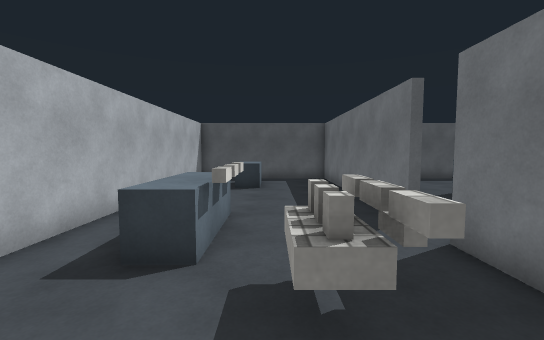
[1] (above)

12 first-person views from a walk through a scene from a Unity 3-D project. The camera is 1.5 m above the floor, tilts 4° down and sees 90° across. The floor is counted in squares, 1 m on a side. Each view is taken from the middle of a square. On the plan, view 1 faces up. The plan holds only what a view shows up to about 14 squares ahead; the rest is blank. The player character is not drawn. Surface patterns are stand-ins for the level's own textures.

[2]
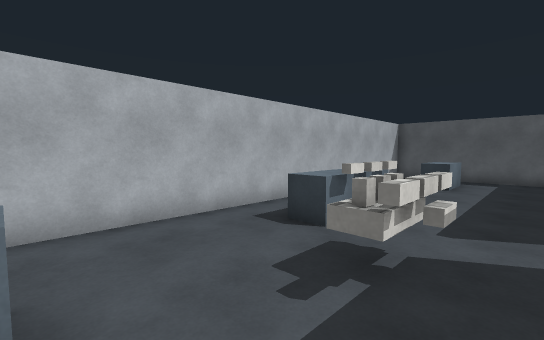

[3]
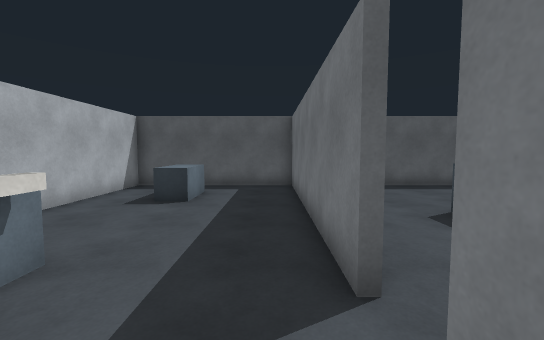

[4]
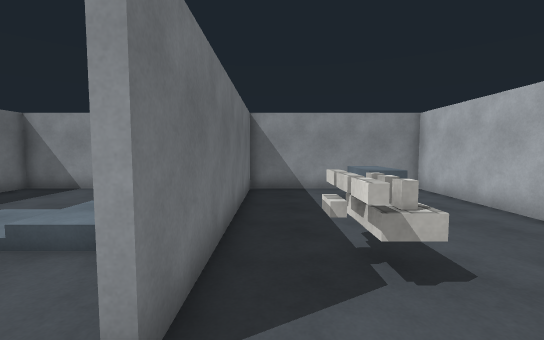

[5]
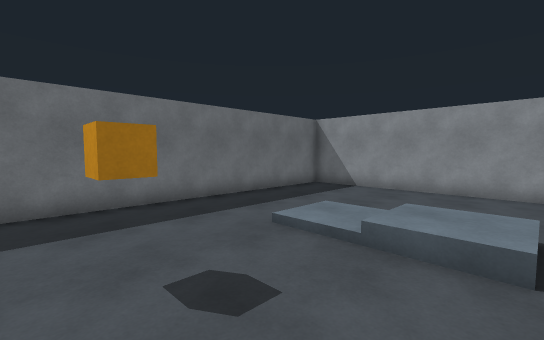

[6]
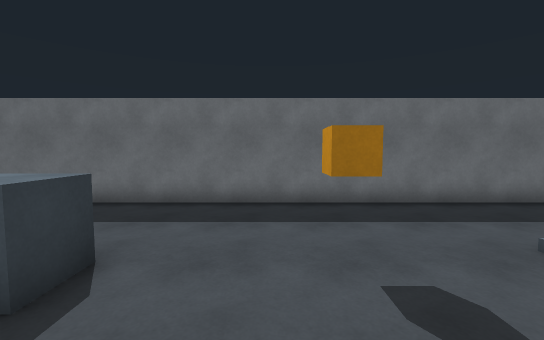

[7]
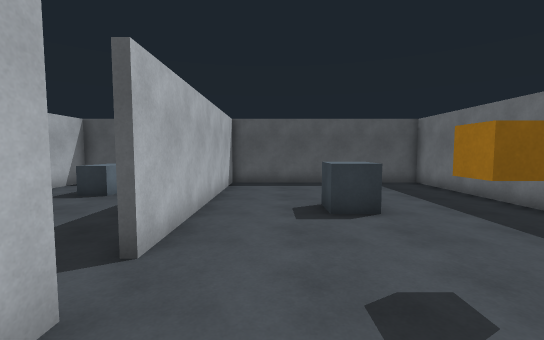

[8]
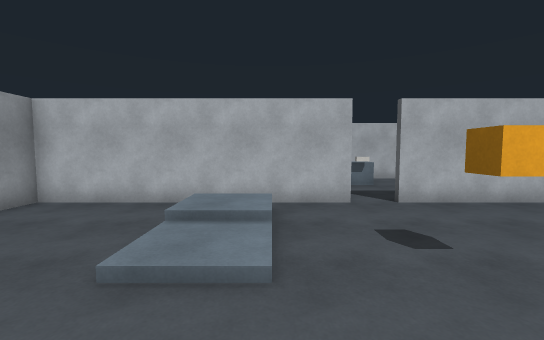

[9]
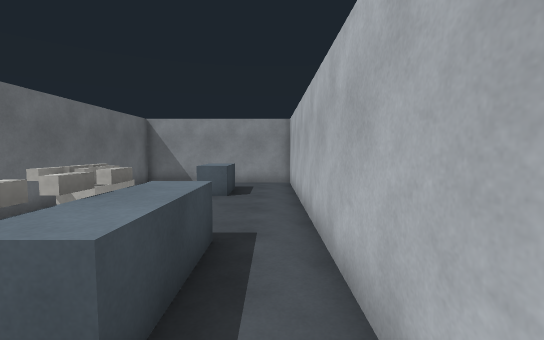

[10]
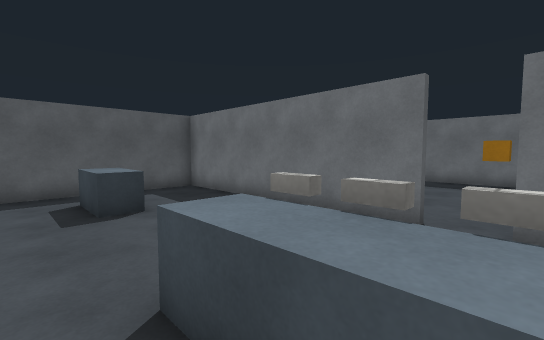

[11]
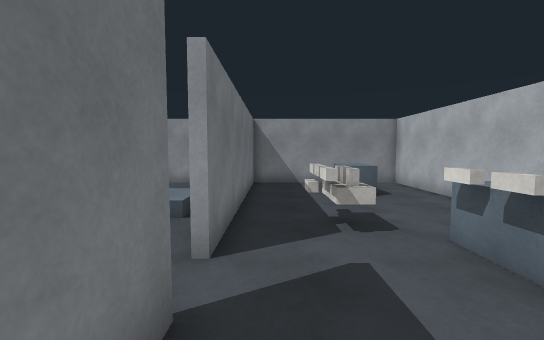

[12]
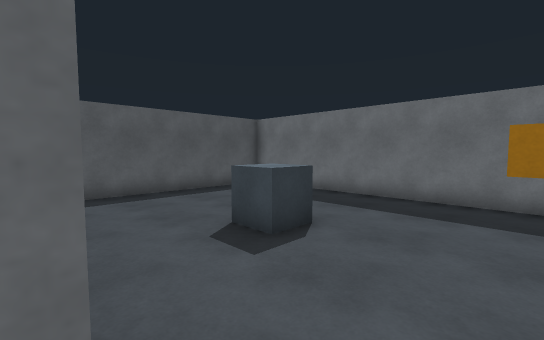

### Floor plan
Key: @ floor where view 1 was taken; # wall or solid block; . main floor; : floor 0.5 m higher than the main floor; / step, stairs or slope; ^ raised ledge; O other object.
Columns run from 4 left of view 1 to 12 right of it. Each row starts with its distance up from view 1.
 15 #################
 14 #......#........#
 13 #..O...#........#
 12 #..O...#........#
 11 #..O...#........#
 10 #......#........#
  9 #......#...^....#
  8 #......#........#
  7 #......#........#
  6 #.^O...#........#
  5 #.^O.......OO...#
  4 #.^O...#........#
  3 #...OO.#........#
  2 #...OO.#/////...#
  1 #......#/:///...#
  0 #...@..#/////...#
 -1 #..O...#........#
 -2 #..O...#........#
 -3 #..O...#........#
 -4 #......#........#
 -5 #################

Where each view was taken, in squares from view 1:
view 1: 0 up, 0 right, facing up
view 2: 1 down, 2 right, facing up-left
view 3: 3 up, 2 right, facing up
view 4: 6 up, 2 right, facing down
view 5: 6 up, 4 right, facing down-right
view 6: 6 up, 4 right, facing right
view 7: 2 up, 5 right, facing up
view 8: 2 up, 11 right, facing left
view 9: 8 up, 3 left, facing down
view 10: 4 up, 3 left, facing up-right
view 11: 8 up, 2 right, facing down
view 12: 5 up, 3 right, facing up-right
